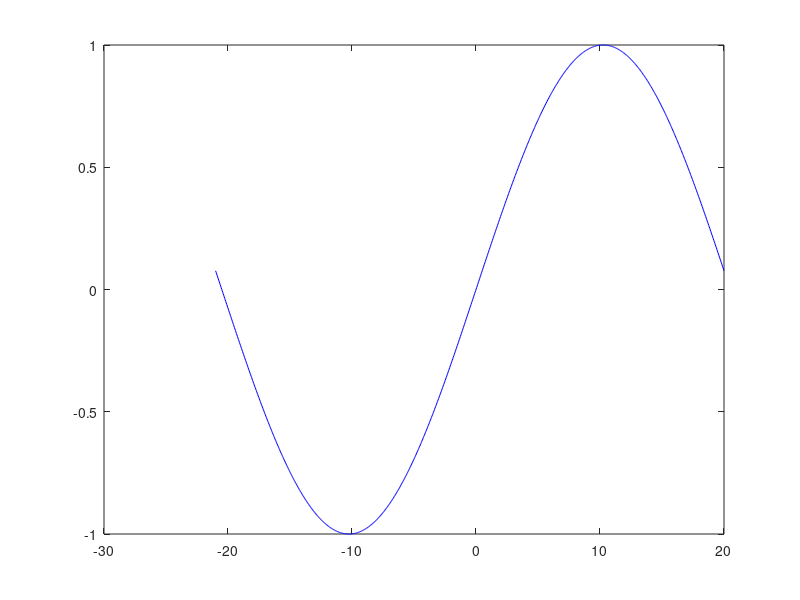
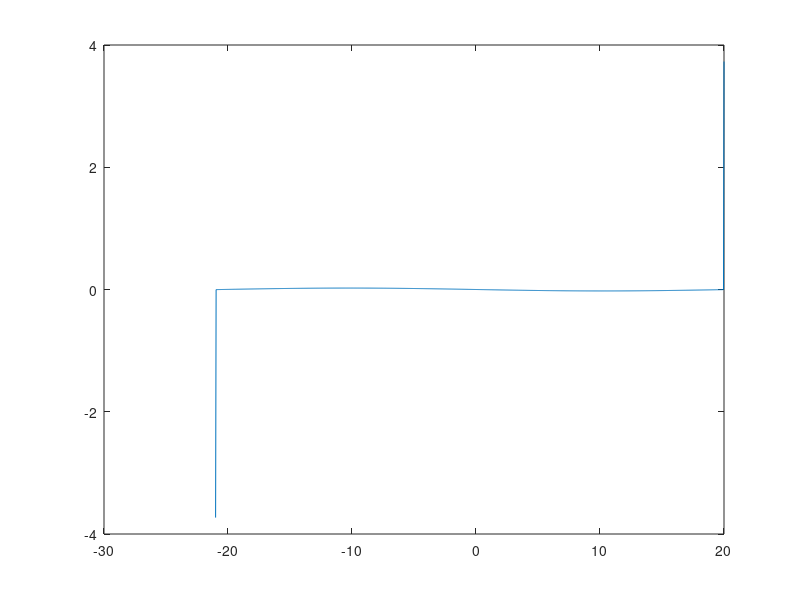
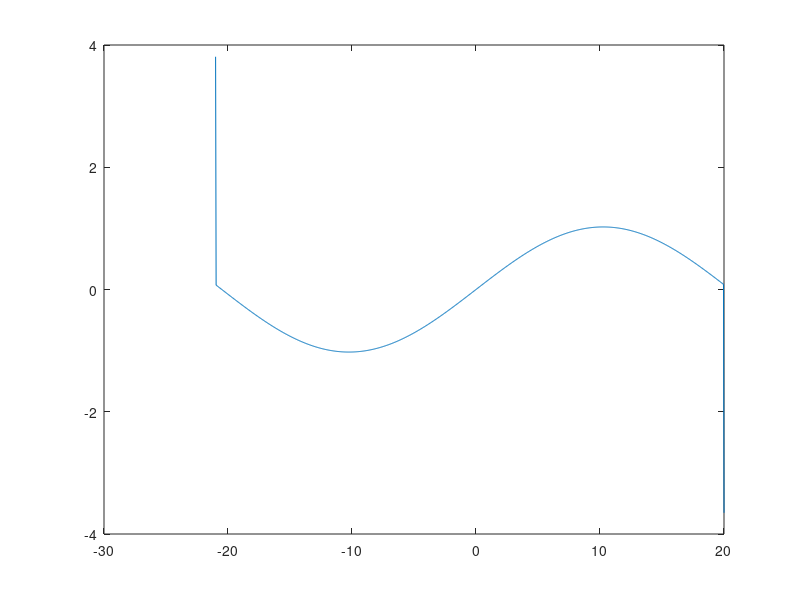
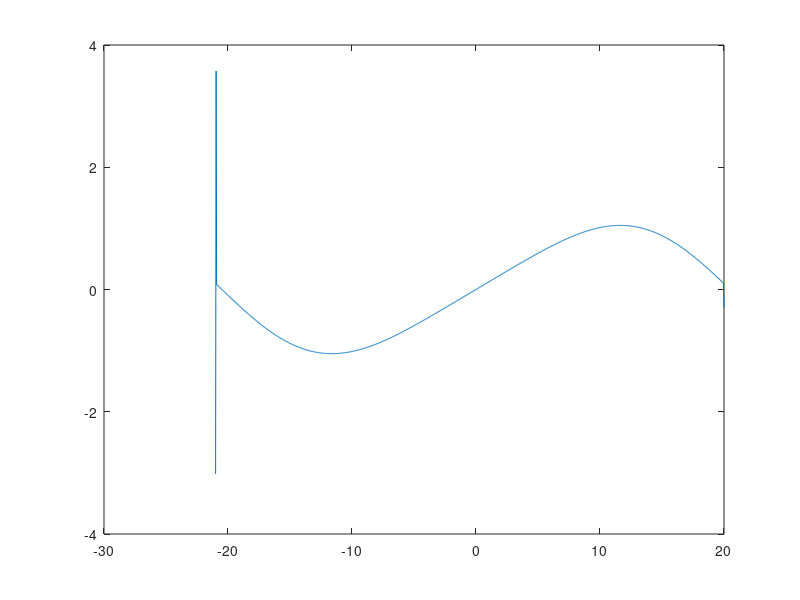

These charts were generated, in order, by the following MATLAB code:
function [ ] = paper_method( )
close all;
clear all;
x0 = @(x)  sin(pi*x*2/41); %exp(-abs(x));

%a = 40; % period
xmin = -21;
xmax = 20;
n = 1000;
h = (xmax-xmin)/(n+1)
x = xmin:h:xmax;
initial = x0(x)
%initial = [ 0, 0 , initial(3:end-2), 0, 0 ];
% Camassa-Holm:
% mt = -(mu)x - mux
% m = u - uxx


% we go to time T through l steps:
T = 50;
l = 100;

dT = T/l;

% The scheme we're trying to solve is
% mt = -backward(mu) - m*central(u)
% m = u - backward(forward(u))

figure
plot(x,initial,'b')

u = initial;
q = backward(forward(u,h),h);
m = u-q;
figure
plot(x,+q)

figure
plot(x,m)
%axis([xmin, xmax, -0.00001, 0.00001])
%mt = -backward(m.*u,h) - m.*central(u,h)
mt = m + dT * (-backward(m.*u,h) - m.*central(u,h) );
figure
plot(x,mt)
%plot(x,m,'r')
%plot(x,mt,'g')

kappa = log( (1 + 2*n^2 + sqrt(1 + 4*n^2))/(2*n^2))
c = 1/(1 + 2*n^2*(1-exp(-kappa)))

n = n+2;
G = zeros(1,n);
for i = 1:n;
    G(i) = c*(exp(-kappa*i)+exp(kappa*(i-n))/(1-exp(-kappa*n)));
end
size(fft(u))
size(fft(G))
U = ifft(fft(mt).*fft(G));
figure
plot(x,U,'r')

% uexp = zeros(1,n);
% for i = 1:n+2;
%     sums = 0;
%     for k = 1:n+1
%         sums = sums + (exp(-kappa*(i-k)) + exp(kappa*(i-k-(n+2))))*mt(k);
%     end
%     uexp(i) = sums;
% end
% uexp = c/(1-exp(-n*kappa))*uexp;
% figure
% plot(x, uexp, 'cyan')
end 


function [ T ] = generateInitial( x, a)
    d = min(abs(x), abs(a-x));
    T = cosh(d-a/2)/sinh(a/2);
end

function [ T ] = backward( V, h )
   K = [ V(end), V ];
   T = 1/h*(K(2:end) - K(1:end-1));
   %T = [ 0, T(2:end) ];    %neumann boundary
end

function [ T ] = forward( V, h )
   K = [ V, V(1) ];
   T = 1/h*(K(2:end) - K(1:end-1));
   %T = [ T(1:end-1), 0 ];
end

function [ T ] = central( V, h )
   K = [ V(end), V, V(1) ];
   T = 1/(2*h)*(K(3:end) - K(1:end-2));
   %T = [ 0, T(2:end-1), 0 ];
end